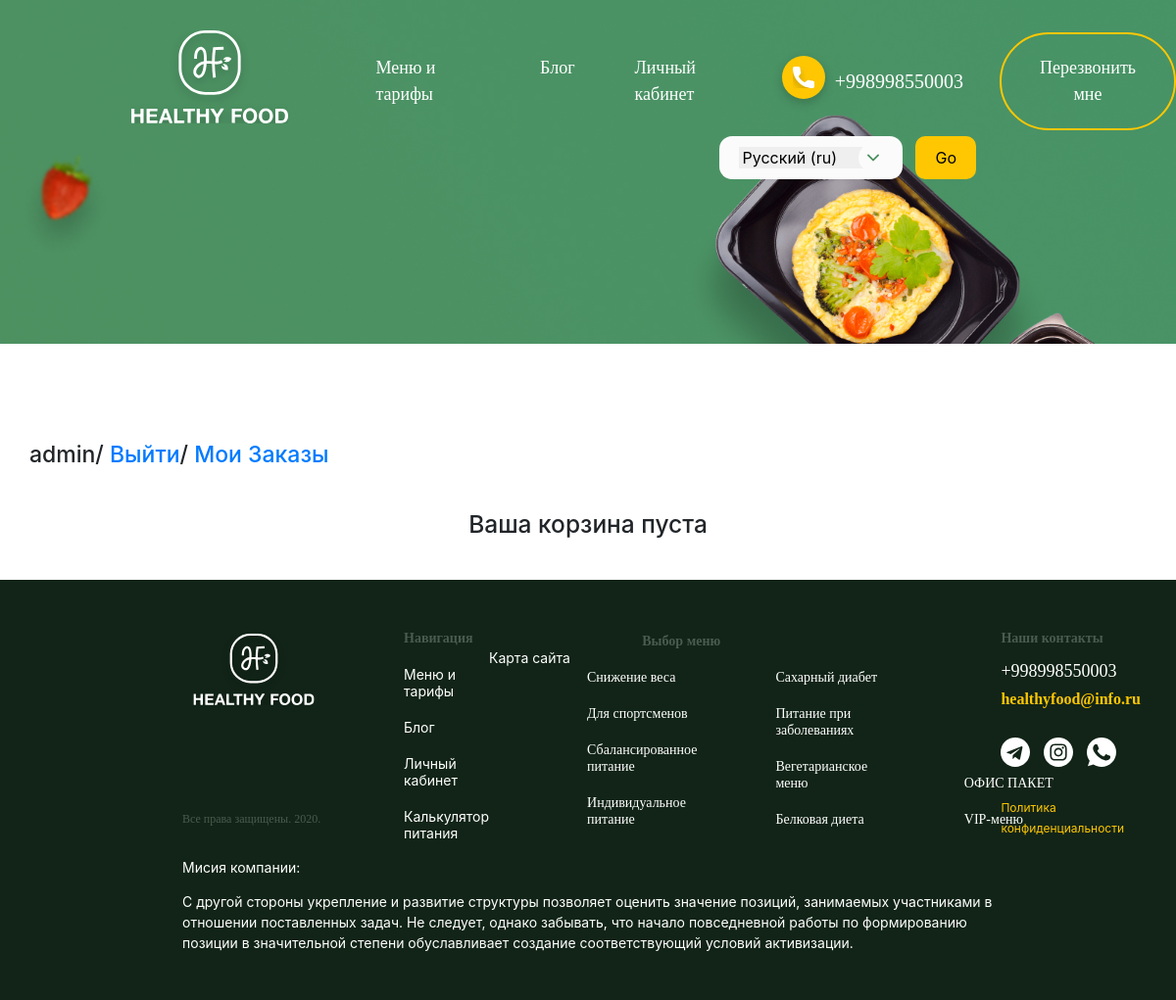
/personal-account/ (signed in), run on an earlier commit of the app's database.
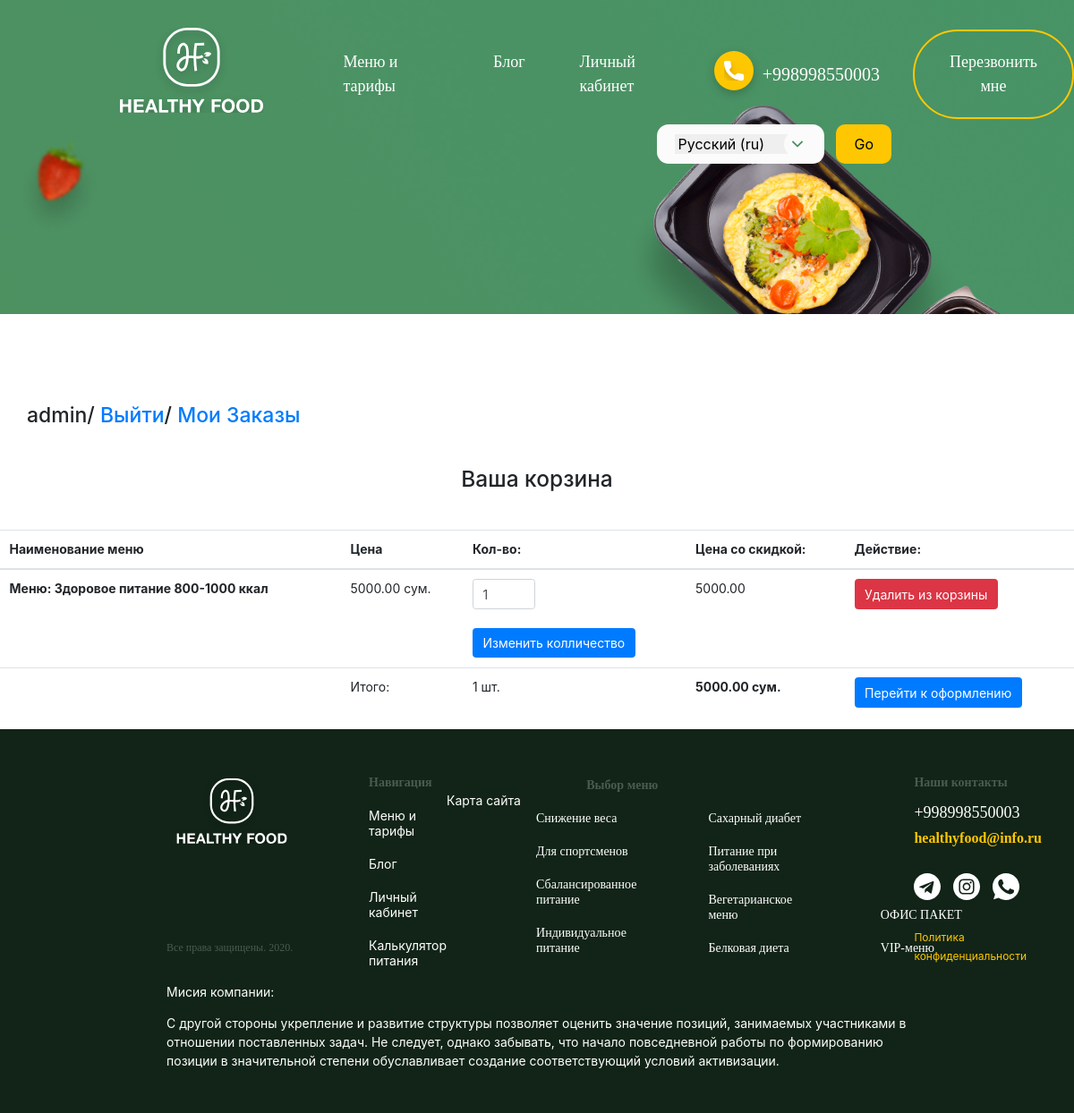
And on a later commit of the database.
### healthyfood/apps/main_page/models.py (models this page shows, shortened)
class Order(models.Model):
    customer = models.ForeignKey(Customer, verbose_name=("Заказчик"), on_delete=models.CASCADE)
    product = models.ForeignKey(Menu, verbose_name=("Название меню"), on_delete=models.CASCADE)
    count = models.PositiveIntegerField(default=1)
    final_price = models.DecimalField(("Итоговая цена товара"), max_digits=9, decimal_places=2)
    class Meta:
        verbose_name = ("Товар в корзине")
        verbose_name_plural = ("Товары в корзине")

class Menu(models.Model):
    class Meta:
        verbose_name = ("Меню")
        verbose_name_plural = ("Меню")
    def __str__(self):
        return "Меню: {} {} ккал".format(self.category.name, self.category.gramm)
    category = models.ForeignKey(MenuCategory, verbose_name=("Категория меню"), on_delete=models.CASCADE)
    menu_items = models.ManyToManyField(Food, verbose_name= ("Позиции меню"))
    price = models.DecimalField(("Цена меню"), max_digits=9, decimal_places=2, null=True, blank = True)
    discount = models.DecimalField(("Цена со скидкой, если есть"),  max_digits=9, decimal_places=2, null=True, blank = True)

class MenuCategory(models.Model):
    name = models.CharField(("Имя категории"), max_length=100)
    gramm = models.CharField(("Диапазон ккал"), max_length=20)
    full_slug = models.SlugField(("Ссылка на меню"), null=True, blank=True)
    short_slug = models.SlugField(("Ссылка на категорию"), null=True, blank=True)
    class Meta:
        verbose_name = ("Категория меню")
        verbose_name_plural = ("Категории меню")

class Cart(models.Model):
    owner = models.ForeignKey(Customer, verbose_name=("Заказчик"), on_delete=models.CASCADE, null=True, blank=True)
    products = models.ManyToManyField(Order , verbose_name=("Заказанные меню"), blank = True)
    total_products = models.PositiveIntegerField(("Колличество блюд"), default=0)
    final_price = models.DecimalField(("Общая цена заказа"), max_digits=9, decimal_places=2, default=0)
    in_order = models.BooleanField(default = False)
    for_anonymous_user = models.BooleanField(default = False)
    class Meta:
        verbose_name = ("Корзина")
        verbose_name_plural = ("Корзины покупателей")

### healthyfood/apps/main_page/views.py (the view)
# urls.py: path('personal-account/', views.Account.as_view(), name='account'),
class Account(CartMixin, View):
    def get(self, request, *args, **kwargs):
        header_slider = HeaderSlider.objects.all()
        customer = Customer.objects.filter(user = request.user)
        return render(request, 'main_page/personal-account.html', {
            'customer': customer,
            'cart' : self.cart,
            'header_slider': header_slider,
        })

### healthyfood/apps/main_page/mixins.py (called while the page is built)
    def dispatch(self, request, *args, **kwargs):
        if request.user.is_authenticated:
            customer = Customer.objects.filter(user=request.user).first()
            if not customer:
                customer = Customer.objects.create(
                    user = request.user
                )
            cart = Cart.objects.filter(owner=customer, in_order=False).first()
            if not cart:
                cart = Cart.objects.create(owner=customer)
        else:
            cart=Cart.objects.filter(for_anonymous_user=True).first()
            if not cart:
                cart = Cart.objects.create(for_anonymous_user=True)
        self.cart = cart
        return super().dispatch(request, *args, **kwargs)

### healthyfood/templates/main_page/personal-account.html (shortened to what this page needs)
{% extends "main_page/page.html" %}
{% load i18n  %}
{% block bootstrap %}
    <link rel="stylesheet" href="https://stackpath.bootstrapcdn.com/bootstrap/4.5.0/css/bootstrap.min.css">
{% endblock bootstrap %}
{% block content %}
    {% if user.is_authenticated %}
        <h2 class="personal__navigate">{{user.username}}/
            <a href="{% url 'logout' %}">{% trans 'Выйти' %}</a>/
            <a href=" {% url 'my_orders' %} ">{% trans 'Мои Заказы' %}</a>
        </h2>
    {% else %}
    <h2 class="personal__navigate">
        <a href="{% url 'login' %} ">{% trans 'Войти' %}</a>/
        <a href="{% url 'signup' %} ">{% trans 'Зарегестрироваться' %}</a>/
    </h2>
    {% endif %}
    <h3 class="text-center mt-5 mb-5">{% trans 'Ваша корзина' %} {% if not cart.products.count %}{% trans 'пуста'%}{% endif %}</h3>
    {% if cart.products.count %}
        <div class="cart">
            <table class="table">
                <thead>
                  <tr>
                    <th scope="col">{% trans 'Наименование меню' %}</th>
                    <th scope="col">{% trans 'Цена' %}</th>
                    <th scope="col">{% trans 'Кол-во:' %} </th>
                    <th scope="col">{% trans 'Цена со скидкой:' %}</th>
                    <th scope="col">{% trans 'Действие' %}:</th>
                  </tr>
                </thead>
                <tbody>
                    {% for item in cart.products.all  %}
                    <tr>
                        <th scope="row">{{item.product}}</th>
                        <td>{{ item.product.price }}  {% trans "сум." %} </td>
                        <td>
                            <form action="{% url 'change_count' item.product.category.name item.product.category.gramm %}" method="POST">
                                <input type="number" class="form-control" name='count' value="{{item.count}}" style='width: 70px;' min='1'>
                                <br>
                                <input type="submit" class="btn btn-primary" value= '{% trans "Изменить колличество" %}' >
                            </form>
                        </td>
                        <td> {{item.final_price}} </td>
                        <td> <a href=" {% url 'delete-from-cart' item.product.category.name item.product.category.gramm %} "><button class="btn btn-danger">{% trans 'Удалить из корзины' %} </button></a> </td>
                    </tr>
                    {% endfor %}
                    <tr>
                        <td colspan="1"></td>
                        <td>{% trans 'Итого' %}:</td>
                        <td>{{ cart.total_products }} {% trans 'шт' %}.</td>
                        <td><strong>{{ cart.final_price }} сум.</strong></td>
                        <td><a href="{% url 'checkout' %} "><button class="btn btn-primary">{% trans 'Перейти к оформлению' %}</button></a></td>
                    </tr>
                </tbody>
              </table>
        </div>
    {% endif %}
{% endblock content %}

What changed in the data, as far as the page shows it:
added Order: product "Меню: Здоровое питание 800-1000 ккал", product.price "5000.00", count "1", final_price "5000.00"
now on this page (row edited): Cart: total_products "1", final_price "5000.00"
Also different on the page:
text no longer shown: "пуста"
text now shown: "Наименование меню Цена Кол-во: Цена со скидкой: Действие : Итого : шт . сум. Перейти к оформлению"
